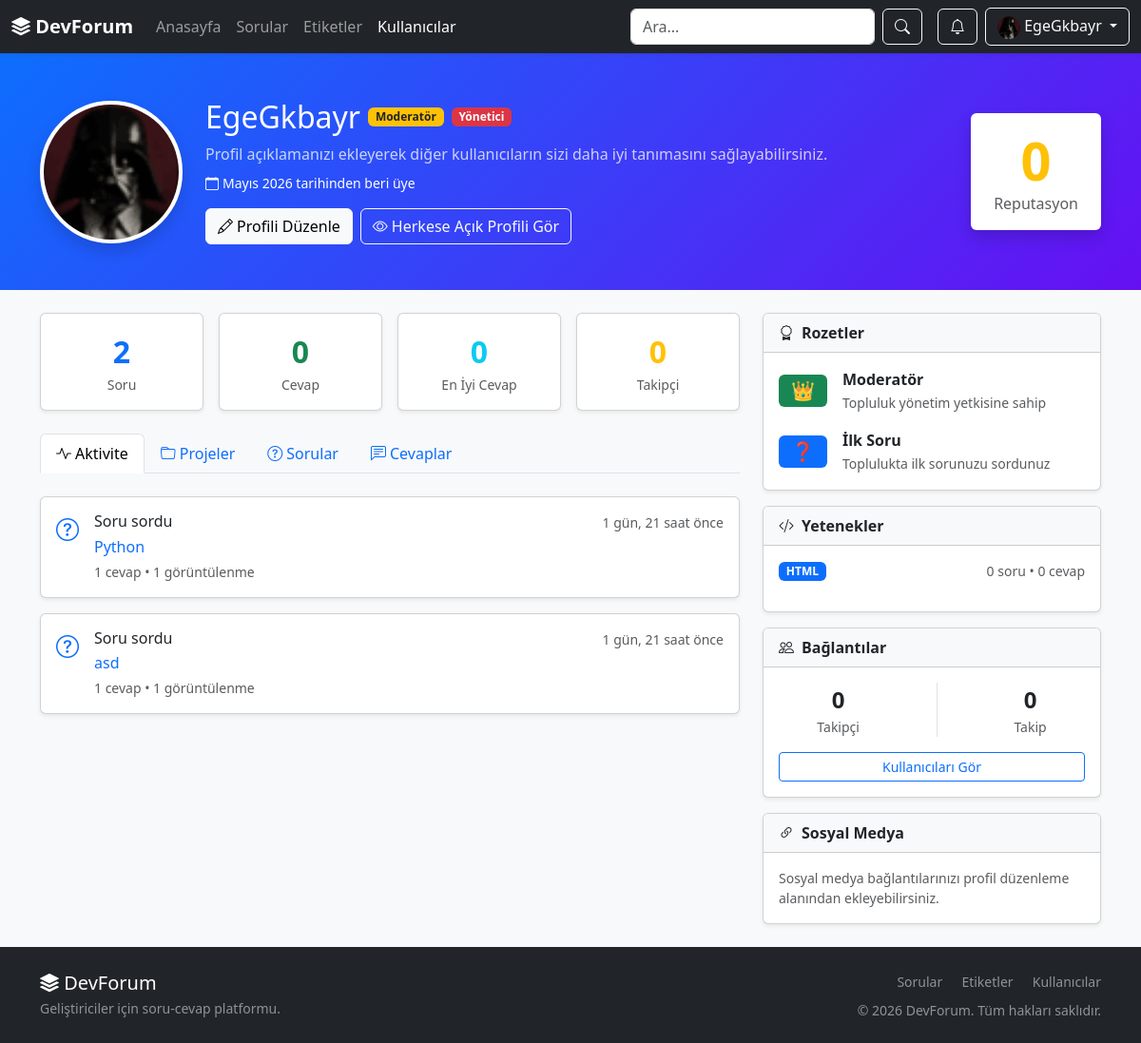
/profil/ (signed in), run on an earlier commit of the app's database.
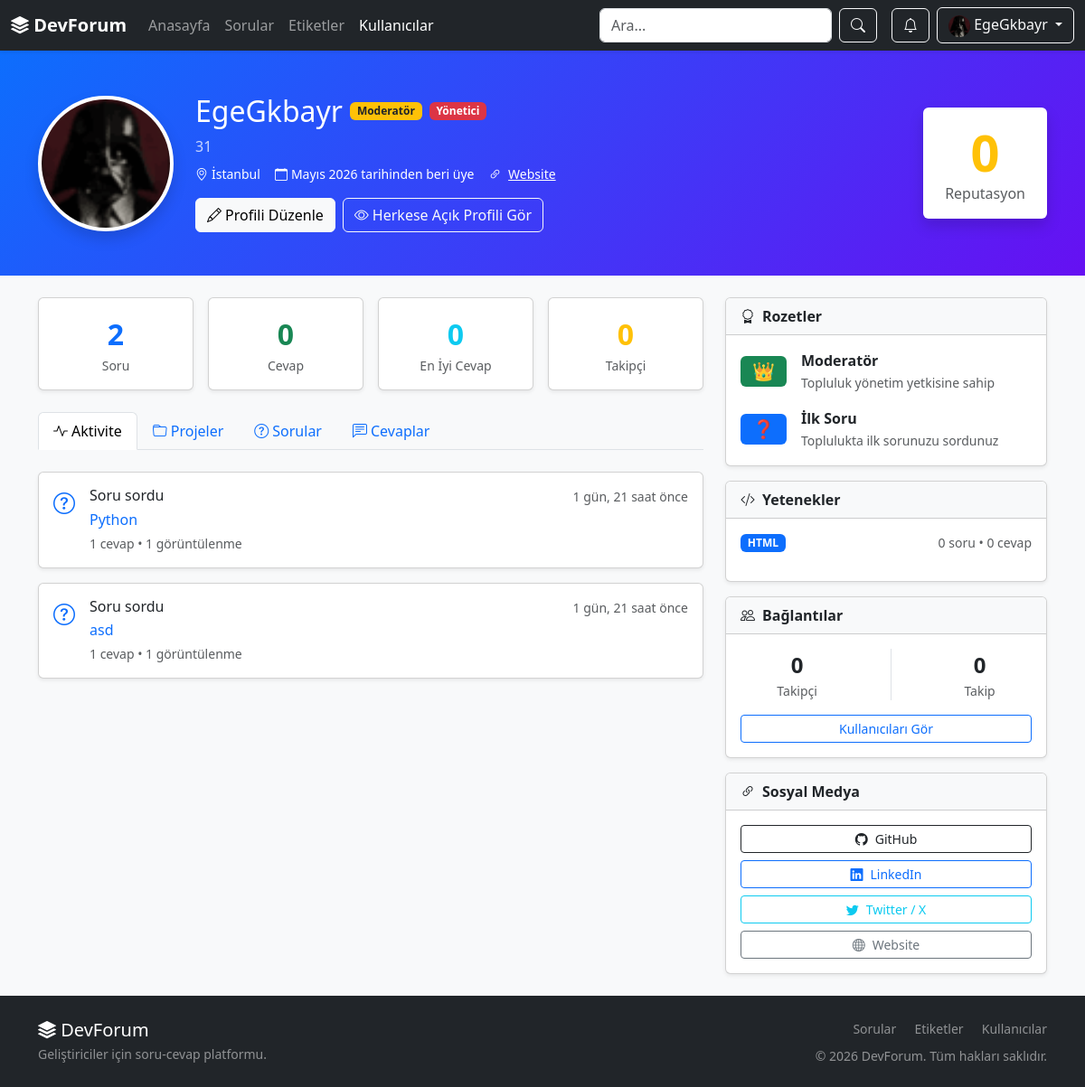
And on a later commit of the database.
### forum/models.py (models this page shows, shortened)
class Profile(models.Model):
    user = models.OneToOneField(User, on_delete=models.CASCADE, related_name='profile')
    avatar = models.FileField(upload_to='avatars/', blank=True, null=True)
    bio = models.TextField(blank=True)
    location = models.CharField(max_length=100, blank=True)
    website = models.URLField(blank=True)
    github = models.CharField(max_length=100, blank=True)
    linkedin = models.URLField(blank=True)
    twitter = models.CharField(max_length=100, blank=True)
    skills = models.CharField(max_length=255, blank=True)
    reputation = models.IntegerField(default=0)
    avatar_seed = models.CharField(max_length=100, default='Felix')
    created_at = models.DateTimeField(auto_now_add=True)
    updated_at = models.DateTimeField(auto_now=True)

### forum/views.py (the view, shortened to what this page needs)
# urls.py: path('profil/', views.profilim, name='profilim'),
@login_required
def profilim(request):
    profile = get_or_create_profile(request.user)
    user_obj = request.user
    user_questions = (
        Question.objects
        .filter(author=user_obj)
        .select_related('author')
        .prefetch_related('tags', 'answers', 'votes')
        .order_by('-created_at')[:10]
    )
    user_answers = (
        Answer.objects
        .filter(author=user_obj, parent_answer__isnull=True)
        .select_related('question', 'question__author')
        .prefetch_related('votes')
        .order_by('-created_at')[:10]
    )
    total_questions = Question.objects.filter(author=user_obj).count()
    total_answers = Answer.objects.filter(author=user_obj, parent_answer__isnull=True).count()
    accepted_answer_count = Answer.objects.filter(author=user_obj, is_accepted=True).count()
    follower_count = Follow.objects.filter(following=user_obj).count()
    following_count = Follow.objects.filter(follower=user_obj).count()
    skill_rows = _build_skill_rows(user_obj, profile)
    skill_tags = []
    profile_skill_names = []
    activity_items = []
    for question in Question.objects.filter(author=user_obj).select_related('author').order_by('-created_at')[:5]:
        activity_items.append({
            'type': 'question',
            'title': 'Soru sordu',
            'icon': 'bi-question-circle',
            'color': 'text-primary',
            'text': question.title,
            'url': reverse('soru_detay', args=[question.id]),
            'meta': f'{question.answer_count()} cevap • {question.views} görüntülenme',
            'created_at': question.created_at,
        })
    activity_items = sorted(activity_items, key=lambda item: item['created_at'], reverse=True)[:10]
    badges = []
    if user_obj.is_staff:
        badges.append({
            'emoji': '👑',
            'title': 'Moderatör',
            'description': 'Topluluk yönetim yetkisine sahip',
            'class': 'bg-success',
        })
    if total_questions >= 1:
        badges.append({
            'emoji': '❓',
            'title': 'İlk Soru',
            'description': 'Toplulukta ilk sorunuzu sordunuz',
            'class': 'bg-primary',
        })
    return render_page(request, 'forum/profilim.html', {
        'profile_user': user_obj,
        'profile': profile,
        'user_questions': user_questions,
        'user_answers': user_answers,
        'total_questions': total_questions,
        'total_answers': total_answers,
        'accepted_answer_count': accepted_answer_count,
        'follower_count': follower_count,
        'following_count': following_count,
        'skill_tags': skill_tags,
        'profile_skill_names': profile_skill_names,
        'skill_rows': skill_rows,
        'activity_items': activity_items,
        'badges': badges,
    })

### forum/models.py (called while the page is built)
    def vote_score(self):
        return sum(vote.value for vote in self.votes.all())

    def answer_count(self):
        return self.answers.filter(parent_answer__isnull=True).count()

    def icon_class(self):
        icons = {
            'new_answer': 'bi-chat-dots',
            'best_answer': 'bi-trophy-fill',
            'followed_tag_question': 'bi-tags-fill',
            'new_tag': 'bi-tag-fill',
            'new_follower': 'bi-person-plus-fill',
            'answer_reply': 'bi-reply-fill',
            'favorite': 'bi-star-fill',
            'system': 'bi-bell-fill',
        }
        return icons.get(self.notification_type, 'bi-bell-fill')

### forum/views.py (called while the page is built)
def make_tag_slug(tag_name):
    tag_name = tag_name.strip().lower()
    replacements = {
        "c#": "csharp",
        "c++": "cpp",
        ".net": "dotnet",
        "node.js": "nodejs",
    }
    for old, new in replacements.items():
        tag_name = tag_name.replace(old, new)
    tag_name = tag_name.replace("#", "sharp")
    tag_name = tag_name.replace("+", "plus")
    slug = slugify(tag_name)
    return slug or "etiket"

### forum/templates/forum/profilim.html (shortened to what the changed rows need)
{% extends 'forum/base.html' %}
{% block content %}
<section class="profile-hero-own text-white py-5">
    <div class="container">
        <div class="row align-items-center g-4">
            <div class="col-md-auto text-center">
                {% if profile.avatar %}
                    <img src="{{ profile.avatar.url }}?v={{ profile.updated_at|date:'U' }}"
                         alt="{{ user.username }} profil fotoğrafı"
                         class="profile-avatar-lg rounded-circle border border-4 border-white bg-white shadow">
                {% else %}
                    <img src="https://api.dicebear.com/7.x/avataaars/svg?seed={{ profile.avatar_seed|default:user.username|urlencode }}"
                         alt="{{ user.username }} avatar"
                         class="profile-avatar-lg rounded-circle border border-4 border-white bg-white shadow">
                {% endif %}
            </div>
            <div class="col-md">
                <div class="d-flex flex-wrap align-items-center gap-2 mb-2">
                    <h2 class="mb-0">{{ user.username }}</h2>
                    {% if user.is_staff %}
                        <span class="badge bg-warning text-dark">Moderatör</span>
                    {% endif %}
                    {% if user.is_superuser %}
                        <span class="badge bg-danger">Yönetici</span>
                    {% endif %}
                </div>
                <p class="mb-2 opacity-75">
                    {% if profile.bio %}
                        {{ profile.bio }}
                    {% else %}
                        Profil açıklamanızı ekleyerek diğer kullanıcıların sizi daha iyi tanımasını sağlayabilirsiniz.
                    {% endif %}
                </p>
                <div class="d-flex gap-3 mb-2 flex-wrap small">
                    {% if profile.location %}
                        <span><i class="bi bi-geo-alt me-1"></i>{{ profile.location }}</span>
                    {% endif %}
                    <span><i class="bi bi-calendar me-1"></i>{{ user.date_joined|date:"F Y" }} tarihinden beri üye</span>
                    {% if profile.website %}
                        <span>
                            <i class="bi bi-link-45deg me-1"></i>
                            <a href="{{ profile.website }}" class="text-white" target="_blank" rel="noopener">Website</a>
                        </span>
                    {% endif %}
                </div>
                <div class="d-flex gap-2 mt-3 flex-wrap">
                    <button class="btn btn-light" data-bs-toggle="modal" data-bs-target="#editProfileModal" type="button">
                    </button>
                    <a href="{% url 'kullanici_profil' user.username %}" class="btn btn-outline-light">
                    </a>
                </div>
            </div>
            <div class="col-md-auto text-center">
                <div class="card bg-white text-dark shadow border-0">
                    <div class="card-body px-4">
                        <div class="display-4 fw-bold text-warning">{{ profile.reputation }}</div>
                        <div class="text-muted">Reputasyon</div>
                    </div>
                </div>
            </div>
        </div>
    </div>
</section>
<div class="container py-4">
    <div class="row g-4">
        <div class="col-lg-4">
            <div class="card mb-3 shadow-sm">
                <div class="card-body">
                    {% for skill in skill_rows %}
                        <div class="mb-3">
                            <div class="d-flex justify-content-between gap-2 align-items-center">
                                {% if skill.url %}
                                    <a href="{{ skill.url }}" class="badge {{ skill.class }} text-decoration-none">{{ skill.name }}</a>
                                {% else %}
                                    <span class="badge {{ skill.class }}">{{ skill.name }}</span>
                                {% endif %}
                                <span class="small text-muted text-end">
                                    {{ skill.question_total }} soru • {{ skill.answer_total }} cevap
                                </span>
                            </div>
                        </div>
                    {% empty %}
                        <p class="text-muted small mb-0">Profilinize yetenek eklediğinizde burada görünecek.</p>
                    {% endfor %}
                </div>
            </div>
            <div class="card shadow-sm">
                <div class="card-body">
                    {% if profile.github %}
                        <a href="https://github.com/{{ profile.github }}" target="_blank" rel="noopener" class="btn btn-outline-dark btn-sm w-100 mb-2">
                            <i class="bi bi-github me-2"></i>GitHub
                        </a>
                    {% endif %}
                    {% if profile.linkedin %}
                        <a href="{{ profile.linkedin }}" target="_blank" rel="noopener" class="btn btn-outline-primary btn-sm w-100 mb-2">
                            <i class="bi bi-linkedin me-2"></i>LinkedIn
                        </a>
                    {% endif %}
                    {% if profile.twitter %}
                        <a href="https://twitter.com/{{ profile.twitter }}" target="_blank" rel="noopener" class="btn btn-outline-info btn-sm w-100 mb-2">
                            <i class="bi bi-twitter me-2"></i>Twitter / X
                        </a>
                    {% endif %}
                    {% if profile.website %}
                        <a href="{{ profile.website }}" target="_blank" rel="noopener" class="btn btn-outline-secondary btn-sm w-100">
                            <i class="bi bi-globe me-2"></i>Website
                        </a>
                    {% endif %}
                    {% if not profile.github and not profile.linkedin and not profile.twitter and not profile.website %}
                        <p class="text-muted small mb-0">Sosyal medya bağlantılarınızı profil düzenleme alanından ekleyebilirsiniz.</p>
                    {% endif %}
                </div>
            </div>
        </div>
    </div>
</div>
{% endblock %}

What changed in the data, as far as the page shows it:
changed Profile "HTML": bio (not shown) → "31"; location (not shown) → "İstanbul"; website empty → "https://www.google.com" (drawn)
Also different on the page:
text no longer shown: "Profil açıklamanızı ekleyerek diğer kullanıcıların sizi daha iyi tanımasını sağlayabilirsiniz. Sosyal medya bağlantılarınızı profil düzenleme alanından ekleyebilirsiniz."
text now shown: "Website GitHub LinkedIn Twitter / X Website"
